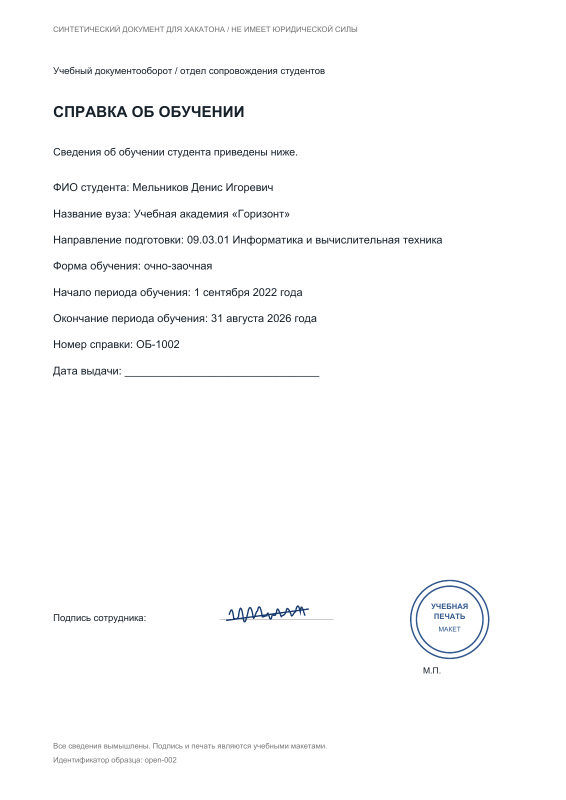
#> input picture data/documents/open-002.png, 1132 x 1600 px, found by its file name (shown at 1/2 size)
$ python rec_probe.py
#> lines starting #> are read from the running program, lines starting #| are printed output that depends on the picture
import sys, time, numpy as np
sys.stdout.reconfigure(encoding="utf-8")
from PIL import Image
out = open("scripts/dev/rec_probe.txt", "w", encoding="utf-8")
def log(*a): print(*a, file=out, flush=True)
img = np.asarray(Image.open("data/documents/open-002.png").convert("RGB"))
#> img is the input picture: shape (1600, 1132, 3); mean R, G, B 250.9, 251.1, 251.4
crop = img[360:395, 100:560]  # строка "ФИО студента: Мельников ..."
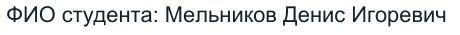
#> crop: shape (35, 460, 3); mean R, G, B 225.7, 226.9, 228.1
Image.fromarray(crop).save("scripts/dev/crop.png")
from paddlex import create_model
for name in ["eslav_PP-OCRv5_mobile_rec", "cyrillic_PP-OCRv3_mobile_rec", "PP-OCRv5_server_rec"]:
    try:
        t = time.time()
#> (the run stopped early here; a loop or call above may not have finished)

$ run again, with data/documents/open-004.png copied over data/documents/open-002.png
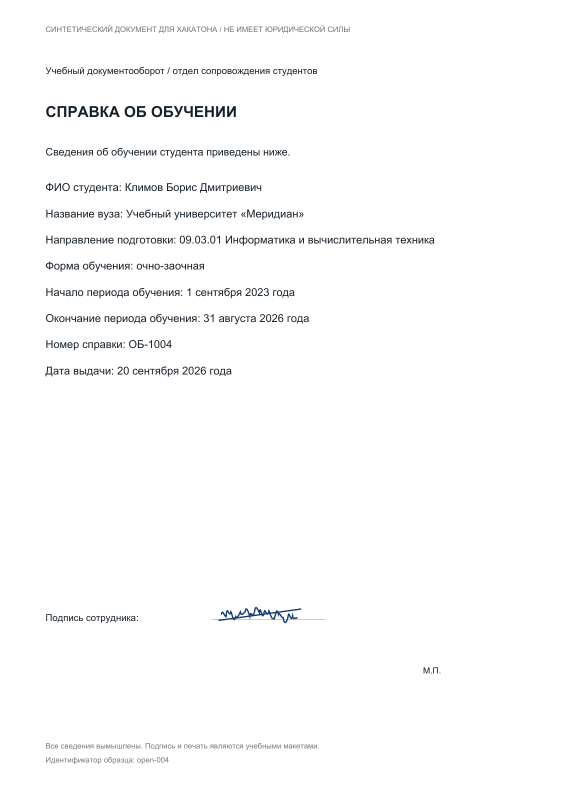
#> input picture data/documents/open-004.png, 1132 x 1600 px, found by its file name (shown at 1/2 size)
#> img is the input picture: shape (1600, 1132, 3); mean R, G, B 251.2, 251.4, 251.5
#> `crop = img[360:395, 100:560]  # строка "ФИО студента: Мельников ..."`:
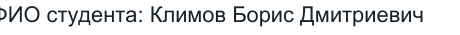
#> crop: shape (35, 460, 3); mean R, G, B 226.8, 228, 229.1
